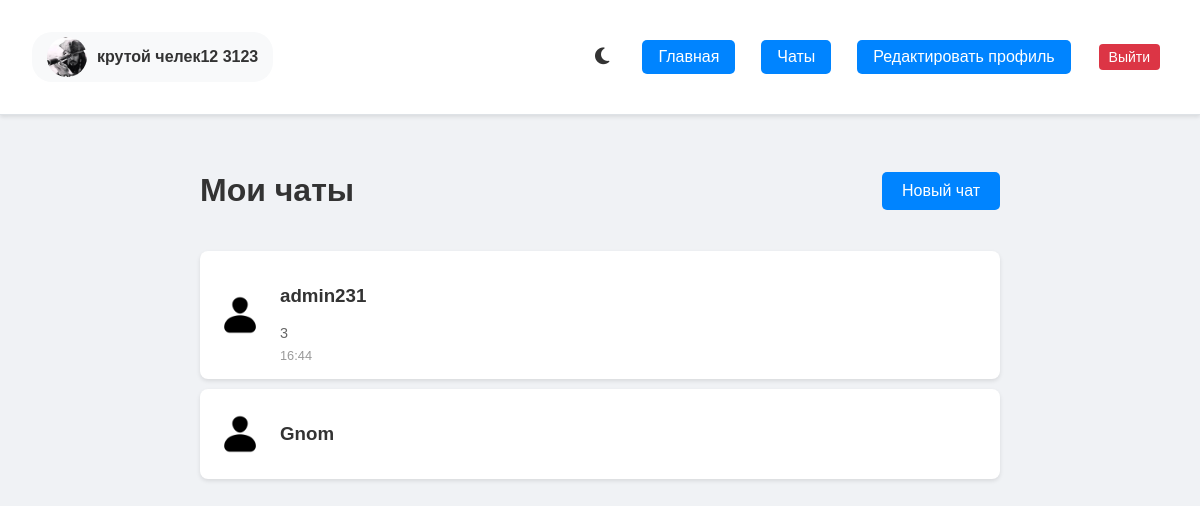
/chats/ (signed in), run on an earlier commit of the app's database.
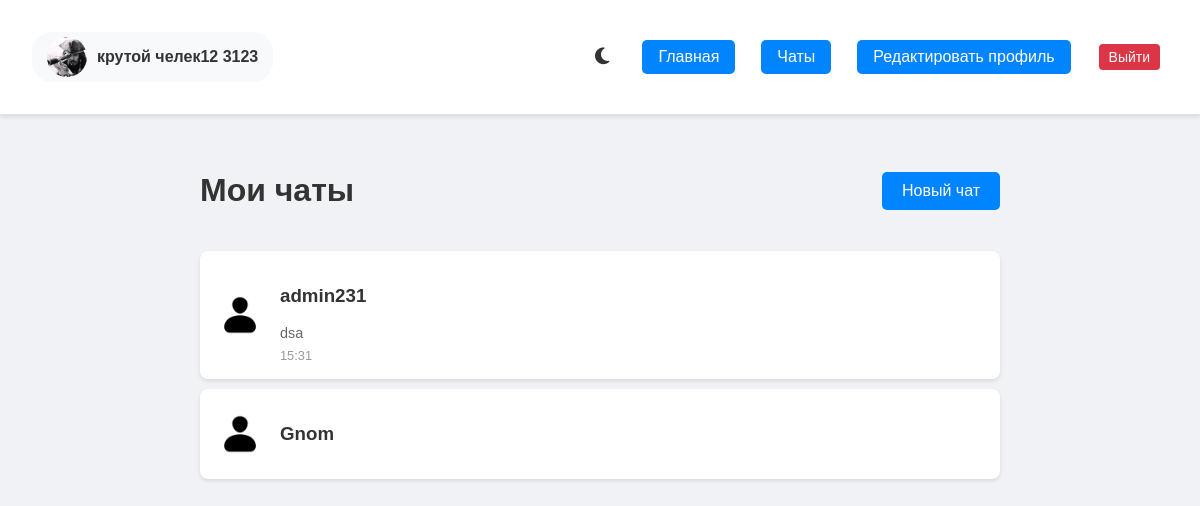
And on a later commit of the database.
### messenger/models.py (models this page shows, shortened)
class Message(models.Model):
    sender = models.ForeignKey(User, on_delete=models.CASCADE, related_name='sent_messages')
    content = models.TextField()
    timestamp = models.DateTimeField(auto_now_add=True)
    attachment = models.FileField(upload_to='message_attachments/', null=True, blank=True)
    reply_to = models.ForeignKey('self', null=True, blank=True, on_delete=models.SET_NULL)

### messenger/views.py (the view)
# urls.py: path('chats/', views.chat_list, name='chat_list'),
@login_required
def chat_list(request):
    chats = Chat.objects.filter(users=request.user)
    return render(request, 'messenger/chat_list.html', {'chats': chats})

### messenger/templates/messenger/chat_list.html (shortened to what this page needs)
{% extends 'messenger/base.html' %}
{% block content %}
<div class="chat-list-container">
    <div class="header">
        <h1>Мои чаты</h1>
        <a href="{% url 'user_search' %}" class="new-chat-btn">Новый чат</a>
    </div>
    <div class="chats">
        {% if chats %}
            {% for chat in chats %}
                <div class="chat-item" onclick="location.href='{% url 'chat_detail' chat.id %}'">
                    {% for user in chat.users.all %}
                        {% if user != request.user %}
                            <div class="chat-preview">
                                {% if user.avatar %}
                                    <img src="{{ user.avatar.url }}" alt="Avatar" class="chat-avatar">
                                {% else %}
                                    <img src="/static/default_avatar.png" alt="Default Avatar" class="chat-avatar">
                                {% endif %}
                                <div class="chat-info">
                                    <h3>{{ user.username }}</h3>
                                    {% with last_message=chat.messages.last %}
                                        {% if last_message %}
                                            <p class="last-message">{{ last_message.content|truncatechars:50 }}</p>
                                            <span class="timestamp">{{ last_message.timestamp|date:"H:i" }}</span>
                                        {% endif %}
                                    {% endwith %}
                                </div>
                            </div>
                        {% endif %}
                    {% endfor %}
                </div>
            {% endfor %}
        {% else %}
            <div class="chat-item">
                <p>У вас пока нет чатов</p>
            </div>
        {% endif %}
    </div>
</div>
{% endblock %}

What changed in the data, as far as the page shows it:
no longer on this page (row unchanged): Message: content "3", timestamp "16:44"
added Message: content "dsa", timestamp "15:31"
